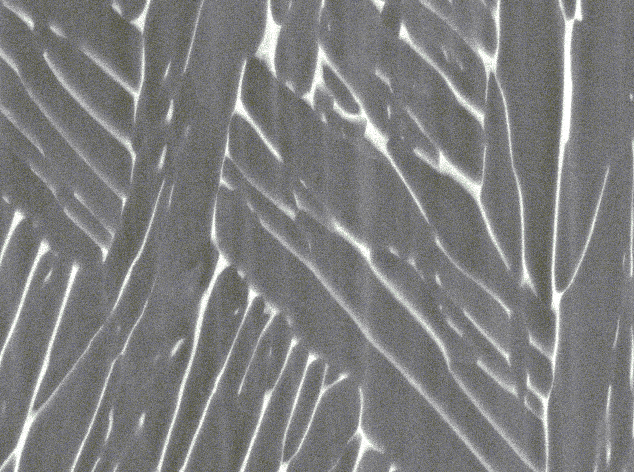
#> input picture Data/IHPC.png, 1268 x 944 px, given in place of IHPC_cropped.png, which was not available (shown at 1/2 size)
$ python data_generation.py   (older library calls are emulated)
#> lines starting #> are read from the running program, lines starting #| are printed output that depends on the picture; after the words box and inside, x2 and y2 are one past the last pixel; in counts of white or black regions, pixels touching at a corner belong together; pictures that were not available may be replaced by others from this repository, and a replacement may not be noted
#> further down, image is the input picture: shape (944, 1268, 3); mean B, G, R 125.6, 125.7, 125.3
### image_processing.py
import cv2
import numpy as np
import matplotlib.pyplot as plt
import os

from typing import Dict, List, Optional, Tuple


# Save images


# [126 lines left out: functions save_images, display_image, display_image_1D, display_image_2D, not called in this run]


# Algorithms


def denoise(image: np.ndarray, method: str = 'blur', **kwargs):
    '''Conduct denoising on an image.
    The method string dictates the denoising techinique used.
    Keyword arguments are the ones used by that parcicular denoising technique.
    '''
#> called with method = 'gaussian'
    if method == 'blur':
        image_denoised = cv2.blur(image, **kwargs)
    elif method == 'gaussian':
        image_denoised = cv2.GaussianBlur(image, **kwargs)
    elif method == 'median':
        image_denoised = cv2.medianBlur(image, **kwargs)
    elif method == 'fastNlMeans':
        image_denoised = cv2.fastNlMeansDenoising(image, **kwargs)
    elif method == 'bilateral':
        image_denoised = cv2.bilateralFilter(image, **kwargs)
    return image_denoised


# [37 lines left out: functions edge_detect, edge_detect_multi, not called in this run]


def threshold(image: np.ndarray, method: str = 'adaptive_gaussian'):
    '''Conduct thresholding on an image.
    The method string dictates the thresholding techinique used, either adaptive Gaussian or Otsu.
    '''
#> called with method = 'Otsu'
    image = cv2.cvtColor(image, cv2.COLOR_BGR2GRAY)
#> image: shape (944, 1268)
    if method == 'adaptive_gaussian':
        image_threshold = cv2.adaptiveThreshold(
            image, 255, cv2.ADAPTIVE_THRESH_GAUSSIAN_C, cv2.THRESH_BINARY, 11, 2)
    else:
        thresh, image_threshold = cv2.threshold(
            image, 0, 255, cv2.THRESH_BINARY + cv2.THRESH_OTSU)
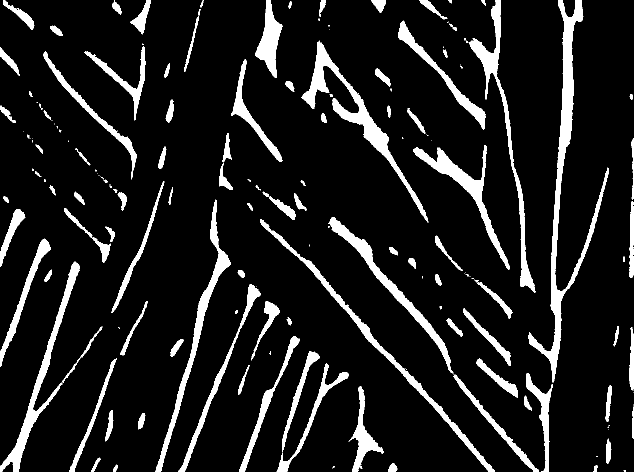
#> image_threshold: shape (944, 1268) (shown at 1/2 size); 11.1% white; 199 white regions (89 under 20 px), largest, box (x1, y1, x2, y2) and area: (1057, 0, 1218, 765) 14176, (603, 81, 857, 445) 9175, (938, 0, 1071, 586) 7228
#> thresh = 155
    return image_threshold


# [26 lines left out: functions threshold_multi, histogram, not called in this run]

### fast_Fourier_transform.py
import cv2
import numpy as np
import matplotlib.pyplot as plt
import os

from typing import Dict, List, Optional, Tuple


# [15 lines left out: function create_circular_mask, not called in this run]


def create_rectangular_masks(img: np.ndarray, r_masks: List[Tuple[float, float]]) -> np.ndarray:
    '''Create a rectangular mask using the tangent function.
    The first variable of r_masks dictates the angle of the rectangle, measured anti-clockwise from the positive y-axis.
    The second variable of r_masks dictates the width of the rectangle.
    '''
    rows, cols = img.shape
    center = [int(rows/2), int(cols/2)]

    mask = np.zeros((rows, cols, 2), np.uint8)
    x, y = np.ogrid[:rows, :cols]

    x0, y0 = center[0], center[1]
    for r_mask in r_masks:
        theta, width = r_mask
        theta = theta*np.pi/180.0
        delta_y = width/np.cos(theta)

        mask_area = np.logical_and(
            (y <= y0 + np.tan(theta)*(x - x0) + delta_y/2),
            (y >= y0 + np.tan(theta)*(x - x0) - delta_y/2)
        )
        mask[mask_area] = 1
    return mask


# [9 lines left out: function fft, not called in this run]


def fft_filter(img: np.ndarray, mask: np.ndarray) -> Dict[str, np.ndarray]:
    '''Generate the FFT transform of an image, apply a mask on it and generate the reverse FFT transform of the masked frequency image.
    The input image, frequency image, masked frequency image and the inverse transform are stored in a dictionary.
    Note that the low frequency parts are shifted to the centre.
    '''
    dft = cv2.dft(np.float32(img), flags=cv2.DFT_COMPLEX_OUTPUT)
    dft_shift = np.fft.fftshift(dft)
    magnitude_spectrum = 20 * \
        np.log(cv2.magnitude(dft_shift[:, :, 0], dft_shift[:, :, 1]))

    fshift = dft_shift * mask

    with np.errstate(divide='ignore'):
        fshift_mask_mag = 2000 * \
            np.log(cv2.magnitude(fshift[:, :, 0], fshift[:, :, 1]))

    f_ishift = np.fft.ifftshift(fshift)
    img_back = cv2.idft(f_ishift)
    img_back = cv2.magnitude(img_back[:, :, 0], img_back[:, :, 1])

    fshift_mask_mag = (fshift_mask_mag*255 /
                       fshift_mask_mag.max()).astype(np.uint8)
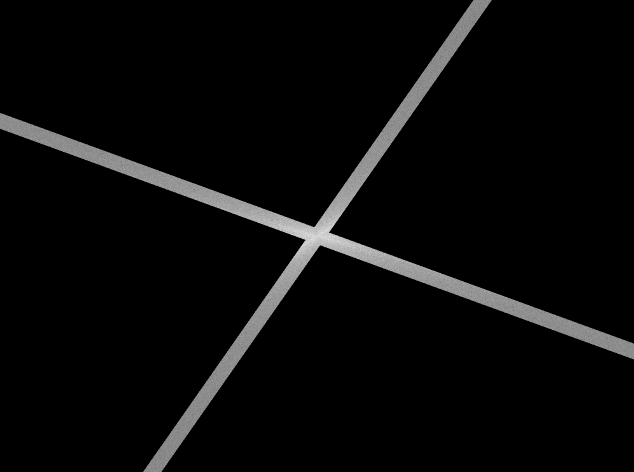
#> fshift_mask_mag: shape (944, 1268) (shown at 1/2 size); min 0, max 254, mean 9.4
    img_back = (img_back*255 / img_back.max()).astype(np.uint8)
    return {
        'input image': img,
        'after FFT': magnitude_spectrum,
        'FFT + mask': fshift_mask_mag,
        'after FFT inverse': img_back
    }


# [6 lines left out: function fft_circular, not called in this run]


def fft_rectangular(img: np.ndarray, r_masks: List[Tuple[float, float]]):
    '''Conduct FFT transform and frequency domain operations on an image with rectangular masks.
    Returns the FFT inverse of the masked frequency image.
    '''
    image_fft = fft_filter(img, create_rectangular_masks(img, r_masks))
#> image_fft = 4 items
    return image_fft['after FFT inverse']

### watershed.py
import cv2
import numpy as np
import matplotlib.pyplot as plt
import os
from typing import Dict, List, Optional, Tuple


def watershed(image: np.ndarray, image_ori: np.ndarray, thresh=0.20, kernel: Tuple = (3, 3), thresh_pre=30, dia_iter=3):
    ''' Excute watershed transform on the original image (image_ori must be a 3-channel image) based on a processed binary image.
    Returns the following images in a dictionary: modified markers generated by the watershed algorithm; segmented orginal image; surely background area; distance transform of the thresholded original image; surely foreground area; unknown area; unmodified markers used to conduct watershed.
    Value of thersh_pre, thresh_dist and kernel must be adjusted according to the processed image.
    '''
#> called with thresh = 0.2, kernel = (3, 3), thresh_pre = 30, dia_iter = 3

    # Generate kernel used for morphological dilation
    kernel = np.ones(kernel, np.uint8)

    # Thresholding to obtain a binary image
    _, image = cv2.threshold(image, thresh_pre, 255, 0, cv2.THRESH_BINARY)
    pre_thresholded = image
    image = cv2.bitwise_not(image)

    # Obtain surely backgroud area by dilating the image
    sure_bg = cv2.dilate(image, kernel, iterations=dia_iter)
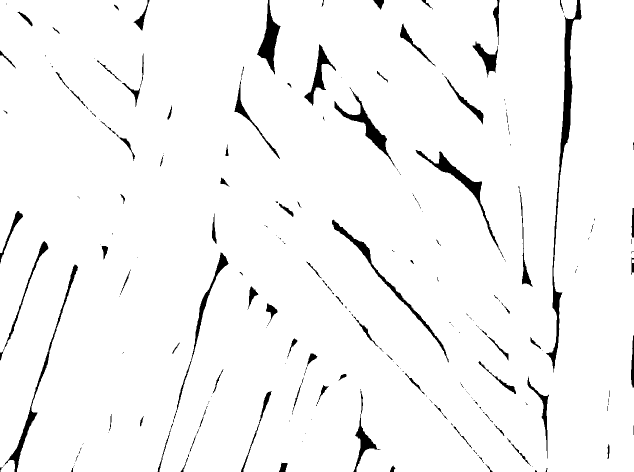
#> sure_bg: shape (944, 1268) (shown at 1/2 size); 96.4% white; 251 black regions (155 under 20 px), largest, box (x1, y1, x2, y2) and area: (1092, 0, 1163, 745) 6193, (831, 300, 1008, 516) 2928, (9, 529, 156, 944) 2773

    # Obtain surely foregroud area by thresholding the distance transform of the image
    dist = cv2.distanceTransform(image, cv2.DIST_L2, 5)
    cv2.normalize(dist, dist, 0, 1.0, cv2.NORM_MINMAX)
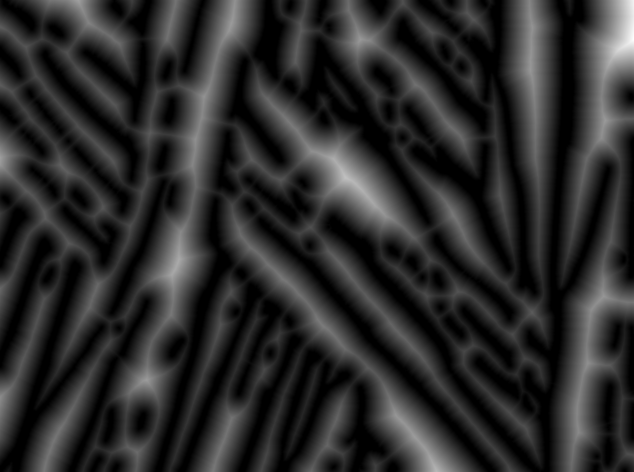
#> dist: shape (944, 1268) float32 (shown at 1/2 size); min 0, max 1, mean 0.172

    _, sure_fg = cv2.threshold(dist, thresh*dist.max(), 255, 0)
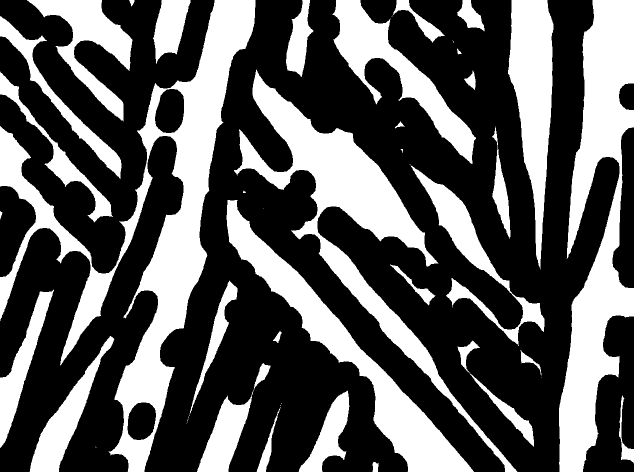
#> sure_fg: shape (944, 1268) float32 (shown at 1/2 size); 36.1% white; 46 white regions (14 under 20 px), largest, box (x1, y1, x2, y2) and area: (0, 0, 511, 944) 94911, (1118, 0, 1268, 944) 70481, (468, 139, 1035, 944) 60069
    sure_fg = np.uint8(sure_fg)

    # Unknown area
    unknown = cv2.subtract(sure_bg, sure_fg)
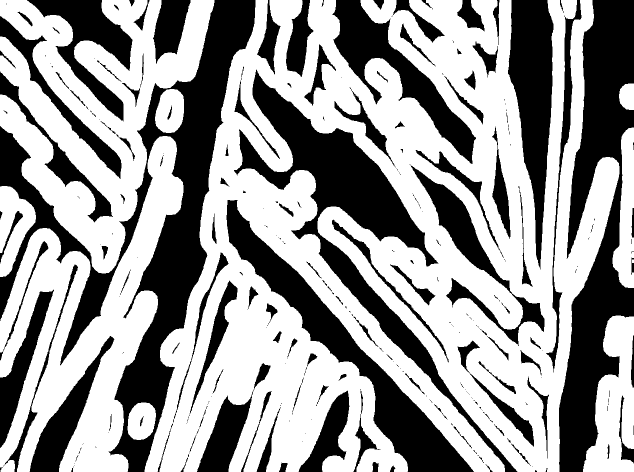
#> unknown: shape (944, 1268) (shown at 1/2 size); 60.3% white; 297 black regions (169 under 20 px), largest, box (x1, y1, x2, y2) and area: (0, 0, 511, 944) 94911, (1118, 0, 1268, 944) 70481, (468, 139, 1035, 944) 60069

    # Obtain the markers for watershed by conducting a connected component analysis on the surely foreground area
    _, markers = cv2.connectedComponents(sure_fg)
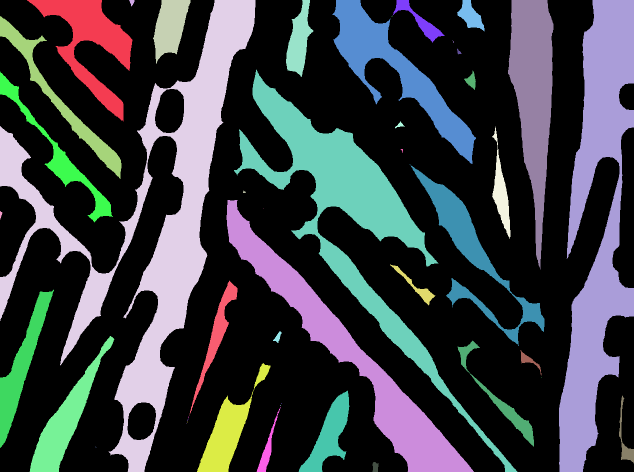
#> markers: shape (944, 1268) int32 (shown at 1/2 size); 47 distinct labels, from 0 to 46; one colour per label, 0 black
    connect = markers
    markers = markers + 1
#> markers: shape (944, 1268) int32; 47 distinct labels, from 1 to 47
    markers[unknown == 255] = 0
#> markers: shape (944, 1268) int32; 48 distinct labels, from 0 to 47
#> (the rest of the program and of its run is left out)
